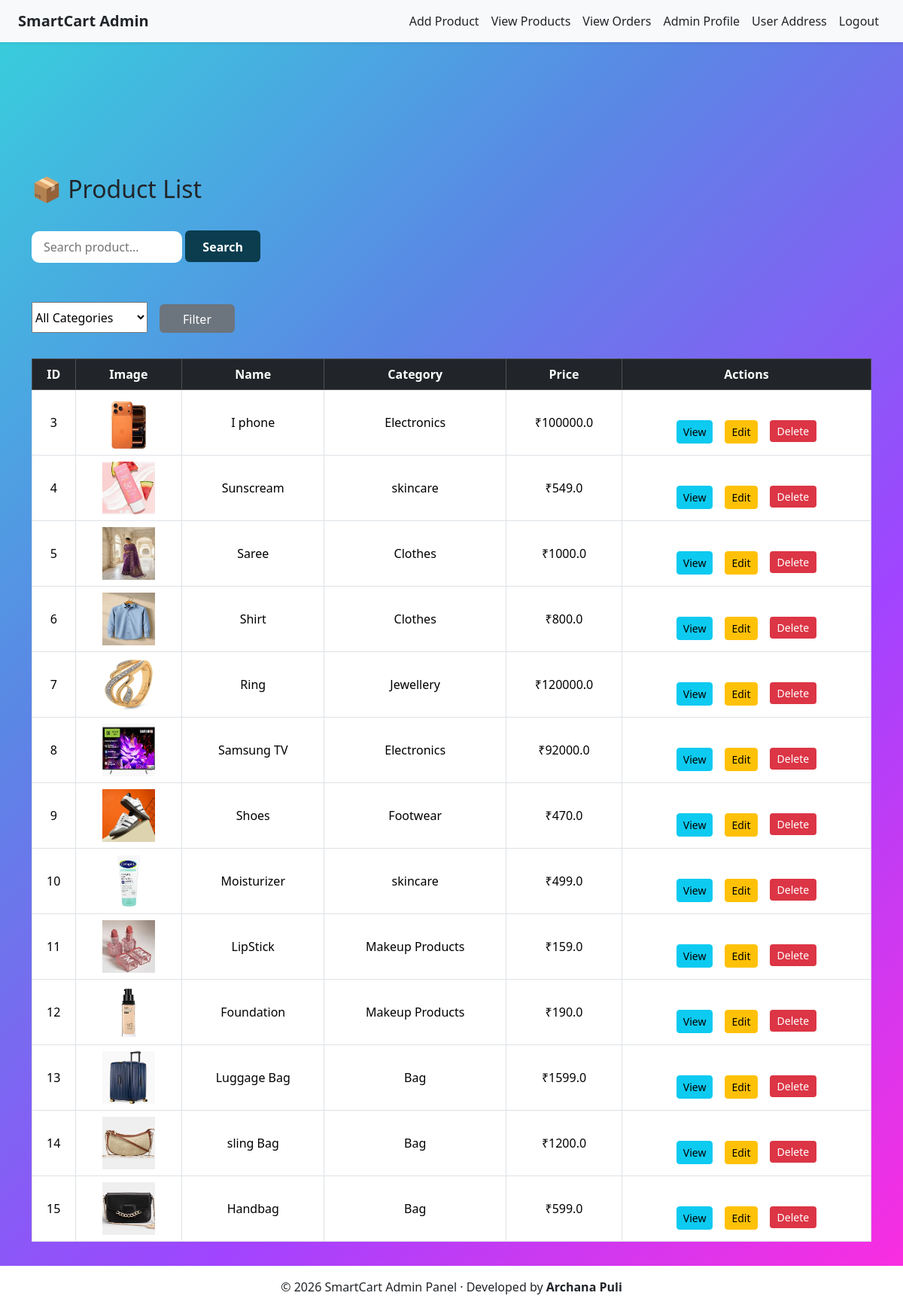
/admin/item-list (signed in), run on the app's committed database.
### tables this page shows
CREATE TABLE products (
    product_id INTEGER PRIMARY KEY AUTOINCREMENT,
    name TEXT,
    description TEXT,
    category TEXT,
    price REAL,
    image TEXT
);

### app.py (the view)
@app.route('/admin/item-list')
def item_list():
    if 'admin_id' not in session:
        flash("Please login!", "danger")
        return redirect('/admin-login')
    search = request.args.get('search', '')
    category_filter = request.args.get('category', '')
    conn = get_db_connection()
    conn.row_factory = sqlite3.Row
    cursor = conn.cursor()
    cursor.execute('SELECT DISTINCT category FROM "products"')
    categories = cursor.fetchall()
    query = 'SELECT * FROM "products" WHERE 1=1'
    params = []
    if search:
        query += ' AND name LIKE ?'
        params.append(f"%{search}%")
    if category_filter:
        query += ' AND category = ?'
        params.append(category_filter)
    cursor.execute(query, params)
    products = cursor.fetchall()
    cursor.close()
    conn.close()
    return render_template(
        "admin/item_list.html",
        products=products,
        categories=categories
    )

### app.py (called while the page is built)
def get_db_connection():
    conn = sqlite3.connect('smartcart.db')
    conn.row_factory = sqlite3.Row  # allows dict-like access
    return conn

### templates/admin/item_list.html (shortened to what this page needs)
{% extends "admin/base.html" %}
{% block content %}
<div class="container mt-3 mb-3" style="padding-top:80px;">
    <h2 class="mb-2 mb-3">📦 Product List</h2>
<form method="GET" action="/admin/item-list">
    <input type="text" name="search" placeholder="Search product..."
           value="{{ request.args.get('search', '') }}" class="search-input">
    <button type="submit" class="search-submit">Search</button>
</form>
<br>
<form method="GET" action="/admin/item-list" class="mt-3 d-flex gap-2">
    <select name="category">
        <option value="">All Categories</option>
    </select>
    <button type="submit" class="filter-btn ms-2">Filter</button>
</form>
<br>
<div class="table-responsive">
    <table class="items-table">
{% if products %}
    <table class="table table-bordered table-hover text-center align-middle">
        <thead class="table-dark">
            <tr>
                <th>ID</th>
                <th>Image</th>
                <th>Name</th>
                <th>Category</th>
                <th>Price</th>
                <th>Actions</th>
            </tr>
        </thead>
        <tbody>
        {% for product in products %}
            <tr>
                <td>{{ product.product_id }}</td>
                <td>
                    <img src="{{ url_for('static', filename='uploads/product_images/' ~ product.image) }}"
     width="70" height="70" alt="{{ product.name }}">
                </td>
                <td>{{ product.name }}</td>
                <td>{{ product.category }}</td>
                <td>₹{{ product.price }}</td>
                <td>
                    <div class="mt-4 d-flex justify-content-center gap-3">
                    <a href="/admin/view-item/{{ product.product_id }}" class="btn btn-sm btn-info">View</a>
                    <a href="/admin/update-item/{{ product.product_id }}" class="btn btn-sm btn-warning">Edit</a>
                    <form action="{{ url_for('delete_item', item_id=product.product_id) }}"
      method="POST"
      style="display:inline;"
      onsubmit="return confirm('Are you sure you want to delete this product?');">
    <button type="submit" class="btn btn-sm btn-delete">
        Delete
    </button>
</div>
                </td>
            </tr>
        {% endfor %}
        </tbody>
    </table>
    </table>
    </div>
</div>
{% endif %}
{% endblock %}

### static/style_admin.css (style rules this page uses)
body { margin: 0; min-height: 100vh; font-family: 'Segoe UI', sans-serif; background: linear-gradient(135deg, #36d1dc, #5b86e5, #a044ff, #ff2cdf); display: flex; flex-direction: column; }
h2 { margin-bottom: 10px; }
input { width: 100%; padding: 12px; margin: 12px 0; border: none; border-bottom: 1px solid #ccc; outline: none; font-size: 14px; }
button { width: 100%; padding: 12px; margin-top: 20px; border: none; border-radius: 25px; background: linear-gradient(to right, #36d1dc, #a044ff); color: white; font-weight: bold; cursor: pointer; transition: 0.3s; }
.items-table { width: 100%; border-collapse: collapse; margin-top: 10px; font-size: 14px; }
.table-responsive { overflow-x: auto; }
.search-submit { padding: 10px; width: 100px; height: 42px; border: none; background: #0b3d4f; color: white; font-weight: 600; border-radius: 6px; }
.search-input { flex: 1; height: 42px; padding: 0 16px; border: 1px solid #ccc; border-radius: 10px; font-size: 16px; background: white; border: none; outline: none; width: 200px; }
.filter-btn { width: 100px; height: 38px; padding: 8px 15px; border: none; background: #6c757d; color: white; border-radius: 6px; font-weight: 500; position: static; margin-top: 3px; top: 8px; }
.btn-delete { background: #dc3545 !important; color: #fff !important; padding: 4px 10px; border-radius: 4px; border: none; font-weight: 500; width: auto !important; margin-top: 0 !important; }

### data on the page
products: product_id "3", image (picture), name "I phone", category "Electronics", price "100000.0"
products: product_id "4", image (picture), name "Sunscream", category "skincare", price "549.0"
products: product_id "5", image (picture), name "Saree", category "Clothes", price "1000.0"
products: product_id "6", image (picture), name "Shirt", category "Clothes", price "800.0"
products: product_id "7", image (picture), name "Ring", category "Jewellery", price "120000.0"
products: product_id "8", image (picture), name "Samsung TV", category "Electronics", price "92000.0"
products: product_id "9", image (picture), name "Shoes", category "Footwear", price "470.0"
products: product_id "10", image (picture), name "Moisturizer", category "skincare", price "499.0"
products: product_id "11", image (picture), name "LipStick", category "Makeup Products", price "159.0"
products: product_id "12", image (picture), name "Foundation", category "Makeup Products", price "190.0"
products: product_id "13", image (picture), name "Luggage Bag", category "Bag", price "1599.0"
products: product_id "14", image (picture), name "sling Bag", category "Bag", price "1200.0"
products: product_id "15", image (picture), name "Handbag", category "Bag", price "599.0"
